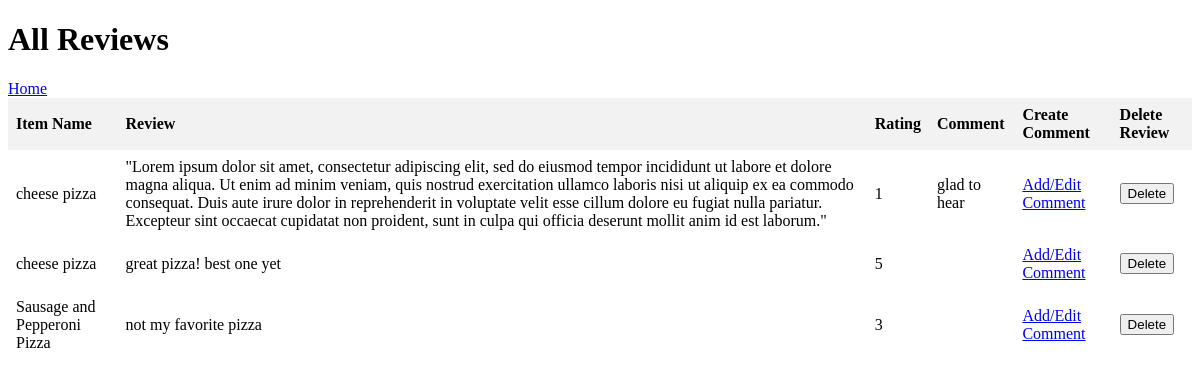
The page /employee/display_review.php on the database as committed earlier.
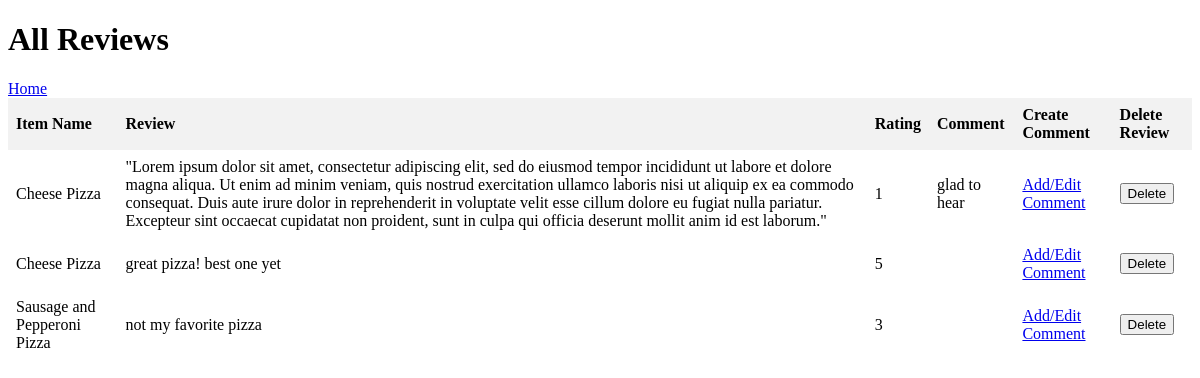
The same page on the database as committed later.
### tables this page shows
CREATE TABLE `item` (
  `item_id` bigint(20) UNSIGNED NOT NULL,
  `item_name` varchar(255) NOT NULL,
  `price` float NOT NULL,
  `description` text NOT NULL
);

### employee/display_review.php (the view, shortened to what this page needs)
<!DOCTYPE html>
<html>
<head>
</head>
<body>
    <h1>All Reviews</h1>
    <a href="employee_home.php">Home</a>
    <table>
        <tr>
            <th>Item Name</th>
            <th>Review</th>
            <th>Rating</th>
            <th>Comment</th>
            <th>Create Comment</th>
            <th>Delete Review</th>
        </tr>
        <?php
        $conn = connect_mysql();
        $sql = "SELECT r.item_id, r.customer_id, r.employee_id, review_date, comment, comment_date, item_name, review, rating FROM `review_and_comment_view` r JOIN Item i ON r.item_id = i.item_id";
        $result = mysqli_query($conn, $sql);
        while ($row = mysqli_fetch_assoc($result)) {
            echo "<tr>";
            echo "<td>".$row['item_name']."</td>";
            echo "<td>".$row['review']."</td>";
            echo "<td>".$row['rating']."</td>";
            echo "<td>".$row['comment']."</td>";
            echo "<td>
                    <a href='comment_page.php?item_id=".$row['item_id']."&customer_id=".$row['customer_id']."'>Add/Edit Comment</a>
                  </td>";
            echo "<td>
                    <form method='post'>
                        <input type='hidden' name='review_id' value='".$row['item_id']."'>
                        <button type='submit'>Delete</button>
                    </form>
                  </td>";
            echo "</tr>";
        }
        ?>
    </table>
</body>
</html>

Rows that differ between the two databases and show on the page:
changed item: item_name "cheese pizza" → "Cheese Pizza"
